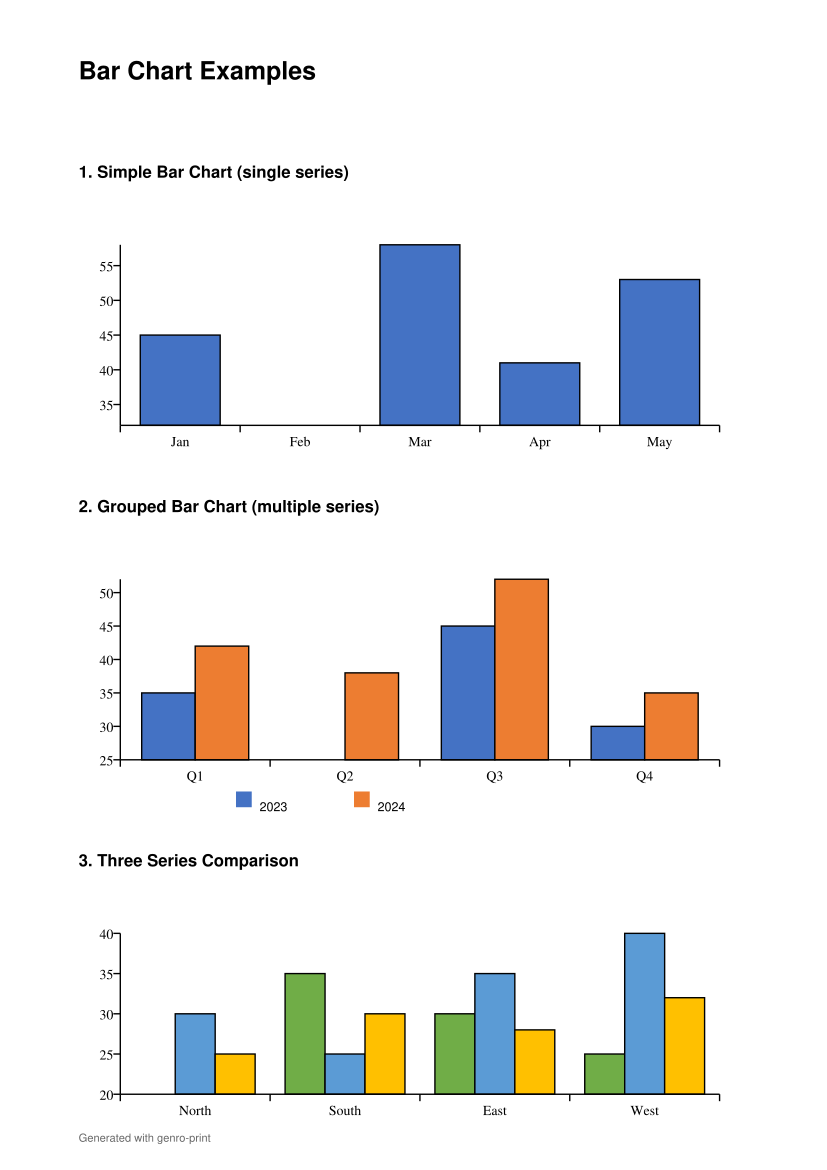

The Python source for this figure:
# Copyright 2025 Softwell S.r.l. - Licensed under Apache License 2.0
# See LICENSE file for details
"""Example: Bar Charts in ReportLab Builder.

Demonstrates vertical bar charts with:
- Single data series
- Multiple data series (grouped bars)
- Custom colors
- Category labels
"""

from pathlib import Path

from genro_print.print_app import PrintApp


class BarChartDemo(PrintApp):
    """Demonstration of bar chart element."""

    def recipe(self, root):
        doc = root.document(width=210.0, height=297.0)

        # Title
        doc.setfont(psfontname="Helvetica-Bold", size=18)
        doc.drawstring(x=20, y=20, text="Bar Chart Examples")

        # --- Example 1: Simple bar chart ---
        doc.setfont(psfontname="Helvetica-Bold", size=12)
        doc.drawstring(x=20, y=45, text="1. Simple Bar Chart (single series)")

        doc.bar_chart(
            data=[[45, 32, 58, 41, 53]],
            categories=["Jan", "Feb", "Mar", "Apr", "May"],
            x=20,
            y=55,
            width=170,
            height=60,
            colors=["#4472C4"],
        )

        # --- Example 2: Grouped bar chart ---
        doc.setfont(psfontname="Helvetica-Bold", size=12)
        doc.drawstring(x=20, y=130, text="2. Grouped Bar Chart (multiple series)")

        doc.bar_chart(
            data=[
                [35, 25, 45, 30],  # Series 1: 2023
                [42, 38, 52, 35],  # Series 2: 2024
            ],
            categories=["Q1", "Q2", "Q3", "Q4"],
            x=20,
            y=140,
            width=170,
            height=60,
            colors=["#4472C4", "#ED7D31"],
            bar_width=10,
            group_spacing=8,
        )

        # Legend for grouped chart
        doc.setfont(psfontname="Helvetica", size=9)
        doc.setfillcolor(color="#4472C4")
        doc.rect(x=60, y=205, width=4, height=4, fill=1, stroke=0)
        doc.setfillcolor(color="black")
        doc.drawstring(x=66, y=206, text="2023")

        doc.setfillcolor(color="#ED7D31")
        doc.rect(x=90, y=205, width=4, height=4, fill=1, stroke=0)
        doc.setfillcolor(color="black")
        doc.drawstring(x=96, y=206, text="2024")

        # --- Example 3: Three series ---
        doc.setfont(psfontname="Helvetica-Bold", size=12)
        doc.drawstring(x=20, y=220, text="3. Three Series Comparison")

        doc.bar_chart(
            data=[
                [20, 35, 30, 25],  # Product A
                [30, 25, 35, 40],  # Product B
                [25, 30, 28, 32],  # Product C
            ],
            categories=["North", "South", "East", "West"],
            x=20,
            y=230,
            width=170,
            height=55,
            colors=["#70AD47", "#5B9BD5", "#FFC000"],
            bar_width=8,
            group_spacing=6,
        )

        # Footer
        doc.setfont(psfontname="Helvetica", size=8)
        doc.setfillcolor(color="#666666")
        doc.drawstring(x=20, y=290, text="Generated with genro-print")


if __name__ == "__main__":
    report = BarChartDemo()
    output = Path(__file__).parent / "bar_chart.pdf"
    report.save(str(output))
    print(f"PDF saved to {output}")
